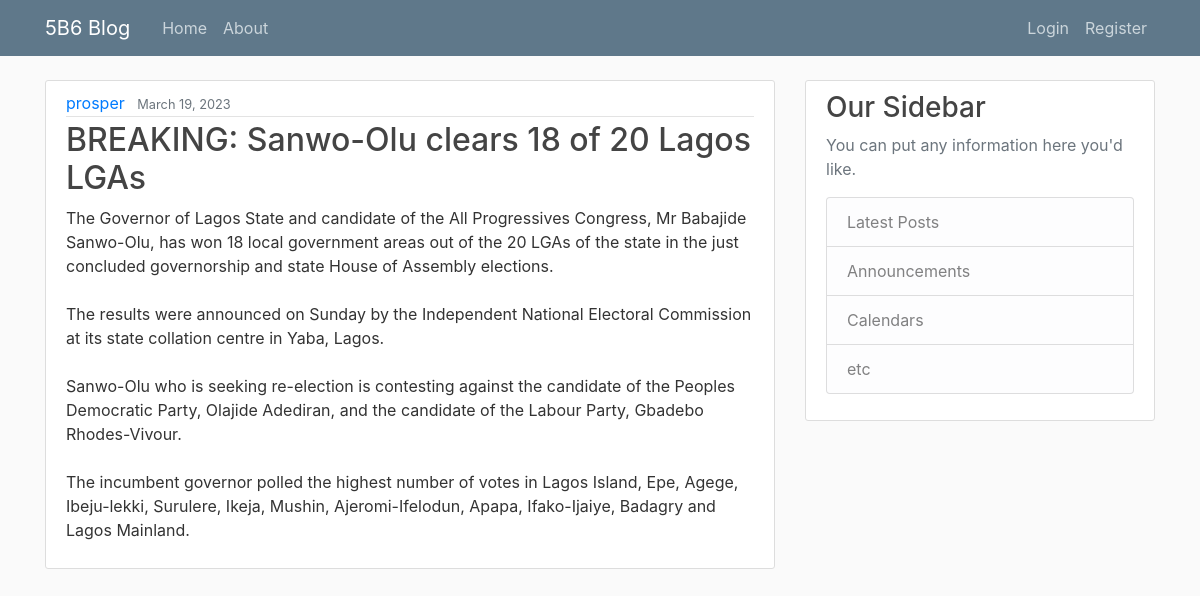
The app's page /post/2/ with its own data.
### app/models.py (models this page shows, shortened)
class Post(models.Model):
    title = models.CharField(max_length=100)
    content = models.TextField()
    date_posted = models.DateTimeField(default=timezone.now)
    author = models.ForeignKey(User, on_delete=models.CASCADE)

### app/views.py (the view)
# urls.py: path('post/<int:pk>/', PostDetailView.as_view(), name='post-detail'),
class PostDetailView(DetailView):
    model = Post
    template_name = 'detail.html'

### templates/detail.html
{% extends "base.html" %}
{% block content %}
  <article class="media content-section">
    <div class="media-body">
      <div class="article-metadata">
        <a class="mr-2" href="#">{{ object.author }}</a>
        <small class="text-muted">{{ object.date_posted|date:"F d, Y" }}</small>
      </div>
      <h2 class="article-title">{{ object.title }}</h2>
      <p class="article-content">{{ object.content }}</p>
    </div>
  </article>
{% endblock content %}

### static/base.css (style rules this page uses)
body { background: #fafafa; color: #333333; margin-top: 5rem; }
h1, h2, h3, h4, h5, h6 { color: #444444; }
.content-section { background: #ffffff; padding: 10px 20px; border: 1px solid #dddddd; border-radius: 3px; margin-bottom: 20px; }
.article-title { color: #444444; }
.article-content { white-space: pre-line; }
.article-metadata { padding-bottom: 1px; margin-bottom: 4px; border-bottom: 1px solid #e3e3e3 }

### records on screen
Post: author "prosper", date_posted "March 19, 2023", title "BREAKING: Sanwo-Olu clears 18 of 20 Lagos LGAs", content "The Governor of Lagos State and candidate of the All Progressives Congress, Mr Babajide Sanwo-Olu, has won 18 local government areas out of the 20 LGAs of the state in the just concluded governorship and state House of Assembly elections. The results were announced on Sunday by the Independent National Electoral Commission at its state collation centre in Yaba, Lagos. Sanwo-Olu who is seeking re-election is contesting against the candidate of the Peoples Democratic Party, Olajide Adediran, and the candidate of the Labour Party, Gbadebo Rhodes-Vivour. The incumbent governor polled the highest number of votes in Lagos Island, Epe, Agege, Ibeju-lekki, Surulere, Ikeja, Mushin, Ajeromi-Ifelodun,…"
